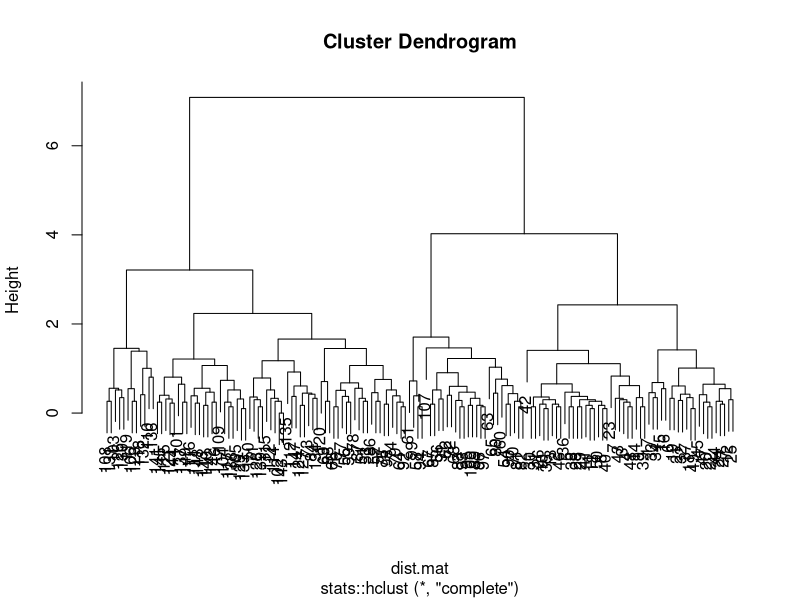

This chart was generated by the following R code:
head(iris)
str(iris)

dist.mat <- stats::dist(iris[, 1:4])
str(dist.mat)
N <- nrow(iris)

## number of entries in lower triangle of N x N matrix.
N*(N-1)/2

iris5 <- iris[1:5, 1:4]
dist5.mat <- stats::dist(iris5)
as.matrix(dist5.mat)

## compute one distance matrix entry. (euclidean)
p1 <- iris[1, 1:4]
p2 <- iris[2, 1:4]
sqrt(sum((p1-p2)^2))
d <- as.numeric(p1-p2)
sqrt(t(d) %*% d)

## compute L1 distance.
sum(abs(p1-p2))
as.matrix(stats::dist(iris5, method="manhattan"))

## compute cluster tree.
cl.tree <- stats::hclust(dist.mat)
plot(cl.tree)
